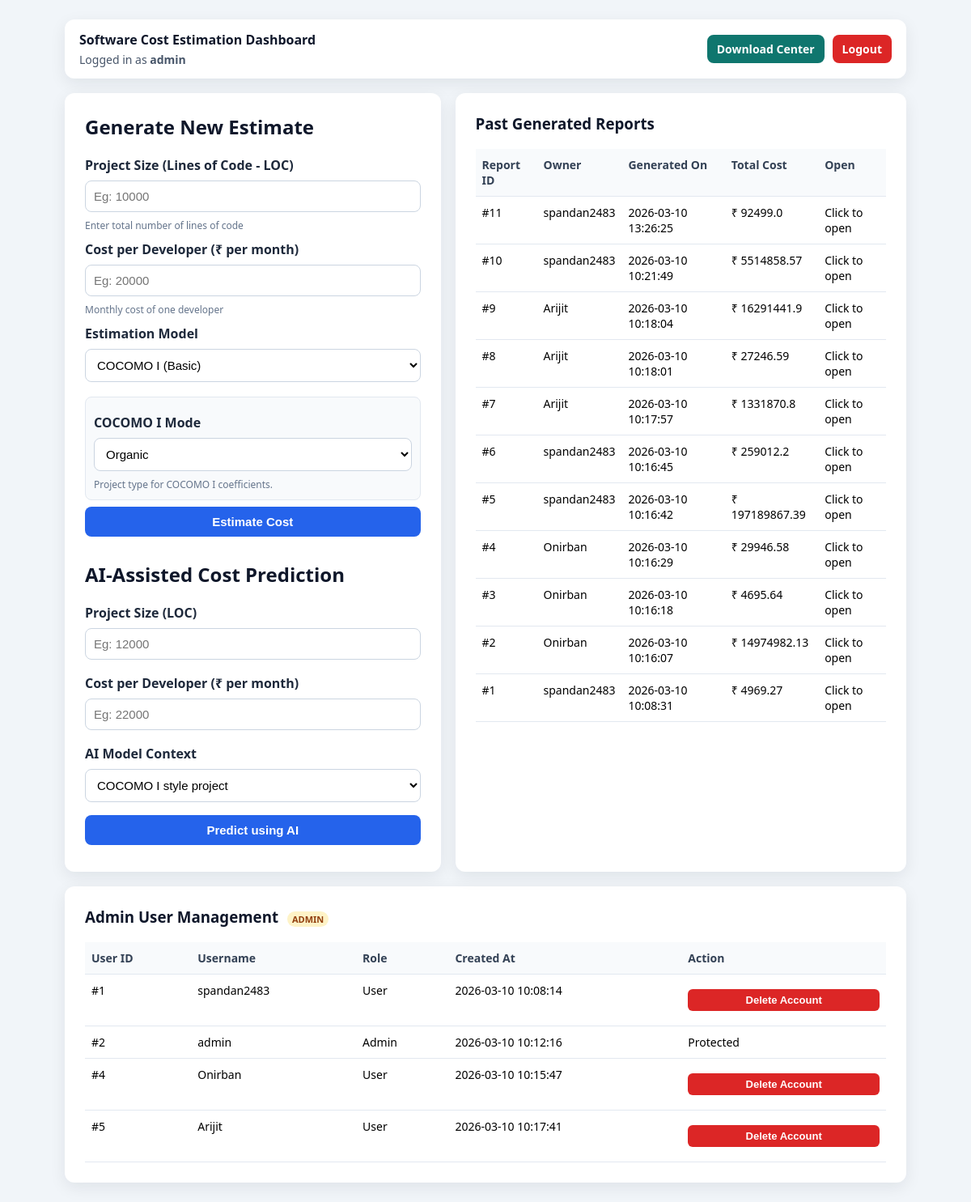
/dashboard (signed in), run on the app's committed database.
### tables this page shows
CREATE TABLE users (
            id INTEGER PRIMARY KEY AUTOINCREMENT,
            username TEXT UNIQUE NOT NULL,
            password_hash TEXT NOT NULL,
            created_at TEXT NOT NULL
        , is_admin INTEGER NOT NULL DEFAULT 0);

CREATE TABLE reports (
            id INTEGER PRIMARY KEY AUTOINCREMENT,
            user_id INTEGER NOT NULL,
            created_at TEXT NOT NULL,
            effort REAL NOT NULL,
            time REAL NOT NULL,
            cost REAL NOT NULL, model TEXT NOT NULL DEFAULT 'COCOMO_I', loc REAL, cost_per_dev REAL, cocomo_mode TEXT, eaf REAL, scale_factors_sum REAL, productivity REAL, avg_team_size REAL,
            FOREIGN KEY (user_id) REFERENCES users (id)
        );

### app.py (the view, shortened to what this page needs)
@app.route("/dashboard", methods=["GET", "POST"])
def dashboard():
    if not session.get("user"):
        return redirect(url_for("auth"))
    username = session.get("user")
    user_record = get_user_by_username(username)
    if not user_record:
        session.clear()
        return redirect(url_for("auth"))
    user_id = user_record["id"]
    is_admin = bool(user_record["is_admin"])
    result = None
    error = None
    ai_result = None
    ai_error = None
    report_history = get_all_reports() if is_admin else get_reports_for_user(user_id)
    users_list = get_all_users() if is_admin else []
    return render_template(
        "index.html",
        result=result,
        error=error,
        ai_result=ai_result,
        ai_error=ai_error,
        user=username,
        report_history=report_history,
        is_admin=is_admin,
        users_list=users_list
    )

### app.py (called while the page is built)
def get_db_connection():
    conn = sqlite3.connect(DB_PATH)
    conn.row_factory = sqlite3.Row
    return conn

def get_user_by_username(username):
    conn = get_db_connection()
    user = conn.execute(
        "SELECT id, username, password_hash, is_admin FROM users WHERE username = ?",
        (username,)
    ).fetchone()
    conn.close()
    return user

def get_all_users():
    conn = get_db_connection()
    rows = conn.execute(
        "SELECT id, username, is_admin, created_at FROM users ORDER BY id ASC"
    ).fetchall()
    conn.close()
    return [dict(row) for row in rows]

def get_all_reports():
    conn = get_db_connection()
    rows = conn.execute(
        """
         SELECT r.id, r.user_id, r.created_at, r.model, r.loc, r.cost_per_dev, r.cocomo_mode,
             r.eaf, r.scale_factors_sum, r.productivity, r.avg_team_size,
             r.effort, r.time, r.cost, u.username
        FROM reports r
        JOIN users u ON r.user_id = u.id
        ORDER BY r.id DESC
        """
    ).fetchall()
    conn.close()
    return [dict(row) for row in rows]

### templates/index.html (shortened to what this page needs)
<!DOCTYPE html>
<html lang="en">
<head>
</head>
<body>
<div class="container">
    <div class="topbar">
        <div>
            <div class="brand">Software Cost Estimation Dashboard</div>
            <div style="font-size: 14px; color: #475569; margin-top: 4px;">Logged in as <b>{{ user }}</b></div>
        </div>
        <div class="top-actions">
            <a class="link-btn" href="{{ url_for('download_page') }}">Download Center</a>
            <a class="logout-link" href="{{ url_for('logout') }}">Logout</a>
        </div>
    </div>
    <div class="layout">
        <div class="panel">
            <h2>Generate New Estimate</h2>
            <form method="POST">
                <label>Project Size (Lines of Code - LOC)</label>
                <input type="number" name="loc" min="1" step="1" placeholder="Eg: 10000" required>
                <div class="hint">Enter total number of lines of code</div>
                <label>Cost per Developer (₹ per month)</label>
                <input type="number" name="cost" min="1" step="0.01" placeholder="Eg: 20000" required>
                <div class="hint">Monthly cost of one developer</div>
                <label>Estimation Model</label>
                <select name="model" id="modelSelect" required onchange="toggleModelInputs()">
                    <option value="COCOMO_I" selected>COCOMO I (Basic)</option>
                </select>
                <div id="cocomo1Section" class="model-section">
                    <label>COCOMO I Mode</label>
                    <select name="cocomo_mode">
                        <option value="organic" selected>Organic</option>
                    </select>
                    <div class="hint">Project type for COCOMO I coefficients.</div>
                </div>
                <button type="submit">Estimate Cost</button>
            </form>
            <h2 style="margin-top: 22px;">AI-Assisted Cost Prediction</h2>
            <form method="POST">
                <label>Project Size (LOC)</label>
                <input type="number" name="ai_loc" min="1" step="1" placeholder="Eg: 12000" required>
                <label>Cost per Developer (₹ per month)</label>
                <input type="number" name="ai_cost" min="1" step="0.01" placeholder="Eg: 22000" required>
                <label>AI Model Context</label>
                <select name="ai_model" id="aiModelSelect" required onchange="toggleAIModelInputs()">
                    <option value="COCOMO_I" selected>COCOMO I style project</option>
                </select>
                <button type="submit">Predict using AI</button>
            </form>
        </div>
        <div class="panel">
            <h3>Past Generated Reports</h3>
            {% if report_history %}
            <table>
                <thead>
                    <tr>
                        <th>Report ID</th>
                        {% if is_admin %}
                        <th>Owner</th>
                        {% endif %}
                        <th>Generated On</th>
                        <th>Total Cost</th>
                        <th>Open</th>
                    </tr>
                </thead>
                <tbody>
                    {% for report in report_history %}
                    <tr class="clickable-row" onclick="window.location='{{ url_for('report_detail', report_id=report.id) }}'">
                        <td>#{{ report.id }}</td>
                        {% if is_admin %}
                        <td>{{ report.username }}</td>
                        {% endif %}
                        <td>{{ report.created_at }}</td>
                        <td>₹ {{ report.cost }}</td>
                        <td>Click to open</td>
                    </tr>
                    {% endfor %}
                </tbody>
            </table>
            {% else %}
            <div class="empty">No reports generated yet. Create your first estimate from the form.</div>
            {% endif %}
        </div>
    </div>
    {% if is_admin %}
    <div class="panel" style="margin-top: 18px;">
        <h3>Admin User Management <span class="admin-tag">ADMIN</span></h3>
        {% if users_list %}
        <table>
            <thead>
                <tr>
                    <th>User ID</th>
                    <th>Username</th>
                    <th>Role</th>
                    <th>Created At</th>
                    <th>Action</th>
                </tr>
            </thead>
            <tbody>
                {% for account in users_list %}
                <tr>
                    <td>#{{ account.id }}</td>
                    <td>{{ account.username }}</td>
                    <td>{% if account.is_admin %}Admin{% else %}User{% endif %}</td>
                    <td>{{ account.created_at }}</td>
                    <td>
                        {% if account.is_admin %}
                            Protected
                        {% else %}
                        <form method="POST" action="{{ url_for('admin_delete_user', user_id=account.id) }}" onsubmit="return confirm('Delete this account and all associated reports?');">
                            <button type="submit" class="small-btn delete">Delete Account</button>
                        </form>
                        {% endif %}
                    </td>
                </tr>
                {% endfor %}
            </tbody>
        </table>
        {% endif %}
    </div>
    {% endif %}
</div>
</body>
</html>

### templates/index.html (style rules this page uses)
body { font-family: "Segoe UI", Arial, sans-serif; background: #f1f5f9; margin: 0; padding: 24px; }
.container { max-width: 1040px; margin: 0 auto; }
.topbar { display: flex; justify-content: space-between; align-items: center; background: #ffffff; border-radius: 12px; padding: 14px 18px; box-shadow: 0 6px 20px rgba(15, 23, 42, 0.08); margin-bottom: 18px; }
.brand { font-weight: 700; color: #0f172a; }
.top-actions { display: flex; gap: 10px; align-items: center; }
.layout { display: grid; grid-template-columns: 1fr 1.2fr; gap: 18px; }
.panel { background: white; padding: 25px; border-radius: 12px; box-shadow: 0 6px 20px rgba(15, 23, 42, 0.08); }
h2, h3 { margin-top: 0; color: #0f172a; }
label { font-weight: 600; color: #1e293b; display: block; margin-top: 10px; }
input, button { width: 100%; padding: 10px; margin: 8px 0; font-size: 15px; box-sizing: border-box; border-radius: 8px; }
select { width: 100%; padding: 10px; margin: 8px 0; font-size: 15px; box-sizing: border-box; border-radius: 8px; border: 1px solid #cbd5e1; outline: none; background: #ffffff; }
input { border: 1px solid #cbd5e1; outline: none; }
button { background: #2563eb; color: white; border: none; cursor: pointer; font-weight: 600; }
.hint { font-size: 12px; color: #64748b; }
.link-btn, .logout-link { display: inline-block; color: white; text-decoration: none; text-align: center; padding: 8px 12px; border-radius: 8px; font-size: 14px; font-weight: 600; }
.link-btn { background: #0f766e; }
.logout-link { background: #dc2626; }
table { width: 100%; border-collapse: collapse; margin-top: 10px; font-size: 14px; }
th, td { border-bottom: 1px solid #e2e8f0; padding: 10px 8px; text-align: left; vertical-align: top; }
th { color: #334155; background: #f8fafc; }
.small-btn { background: #2563eb; color: #fff; text-decoration: none; padding: 6px 10px; border-radius: 6px; font-size: 13px; display: inline-block; border: none; cursor: pointer; }
.small-btn.delete { background: #dc2626; }
.clickable-row { cursor: pointer; transition: background-color 0.15s ease; }
.admin-tag { display: inline-block; margin-left: 6px; background: #fef3c7; color: #92400e; font-size: 11px; padding: 2px 6px; border-radius: 999px; font-weight: 700; }
.model-section { margin-top: 10px; padding: 10px; border-radius: 8px; background: #f8fafc; border: 1px solid #e2e8f0; }

### data on the page
users: username "admin", id "2", is_admin "Admin", created_at "2026-03-10 10:12:16"
reports: id "11", username "spandan2483", created_at "2026-03-10 13:26:25", cost "92499.0"
reports: id "10", username "spandan2483", created_at "2026-03-10 10:21:49", cost "5514858.57"
reports: id "9", username "Arijit", created_at "2026-03-10 10:18:04", cost "16291441.9"
reports: id "8", username "Arijit", created_at "2026-03-10 10:18:01", cost "27246.59"
reports: id "7", username "Arijit", created_at "2026-03-10 10:17:57", cost "1331870.8"
reports: id "6", username "spandan2483", created_at "2026-03-10 10:16:45", cost "259012.2"
reports: id "5", username "spandan2483", created_at "2026-03-10 10:16:42", cost "197189867.39"
reports: id "4", username "Onirban", created_at "2026-03-10 10:16:29", cost "29946.58"
reports: id "3", username "Onirban", created_at "2026-03-10 10:16:18", cost "4695.64"
reports: id "2", username "Onirban", created_at "2026-03-10 10:16:07", cost "14974982.13"
reports: id "1", username "spandan2483", created_at "2026-03-10 10:08:31", cost "4969.27"
users: id "1", username "spandan2483", is_admin "User", created_at "2026-03-10 10:08:14"
users: id "4", username "Onirban", is_admin "User", created_at "2026-03-10 10:15:47"
users: id "5", username "Arijit", is_admin "User", created_at "2026-03-10 10:17:41"
